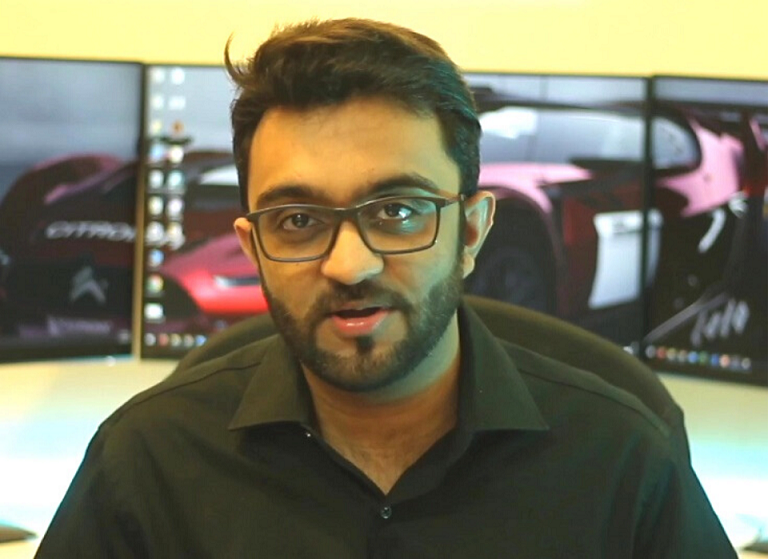
//> input picture Resources/Images/test.png, 768 x 559 px
$ ./OpenCV_learn   (built with g++ and OpenCV 4)
//> lines starting //> are read from the running program, lines starting //| are printed output that depends on the picture
#include <opencv2/core.hpp>
#include <opencv2/highgui.hpp>   // содержит функции для отображения изображений в графическом окне
#include <opencv2/objdetect.hpp>
#include <opencv2/imgproc.hpp>
#include <iostream>

// using namespace std; // пространство имен std (чтобы не писать std::...)
// using namespace cv; // пространство имен cv (чтобы не писать cv::...)

/*
* example1 - процедура, которая содержит простой пример для работы
* с изображениями. Она показывает как открыть изображение и вывести его
* на экран.
*/
// [56 lines left out: function example1, not called in this run]

/*
example2 - процедура, которая содержит пример для изменения изображения.
*/
void example2()
{
	std::string path = "E:/OpenCV_learn/Resources/Images/Test.png";
	cv::Mat img = cv::imread(path);
//> img is the input picture: 559 rows x 768 cols, CV_8UC3; mean B, G, R 94.1, 117.1, 120.5

	// Переменные для хранения измененных изображений
	cv::Mat imgGray, imgBlur, imgGaussian, imgThresh;

	/*
	cvtColor() - функция, которая конвертирует изображение из одного
	цветого пространства в другое (например цветное сделать черно-белым).

	Параметры:
	1 - InputArray src - изображение, которые необходимо конвертировать
	2 - OutputArray dst - изображение, которые будет в себе хранить уже измененное
		исходное изображение.
	3 - int code - число, которе определяет в какое цветовое пространство конвертировать,
		например:
		COLOR_BGR2BGRA - перевести изображение из BGR в BGRA, т.е. добавать альфа канал.
		COLOR_RGB2RGBA - аналогично COLOR_BGR2BGRA, только для RGB.
		COLOR_BGRA2BGR - перевести изображение из BGRA в BGR, т.е. удалить альфа канал.
		COLOR_RGBA2RGB - аналогично COLOR_BGRA2BGR, только для RGB.
		COLOR_RGB2GRAY - перевести изображение из RGB в GRAY, т.е. перекрасить изображение оттенками серого.
		COLOR_BGR2GRAY - аналогично COLOR_RGB2GRAY, только для BGR.
	И другие... (смотри сайт с документацией)
	*/
	cv::cvtColor(img, imgGray, cv::COLOR_BGR2GRAY);
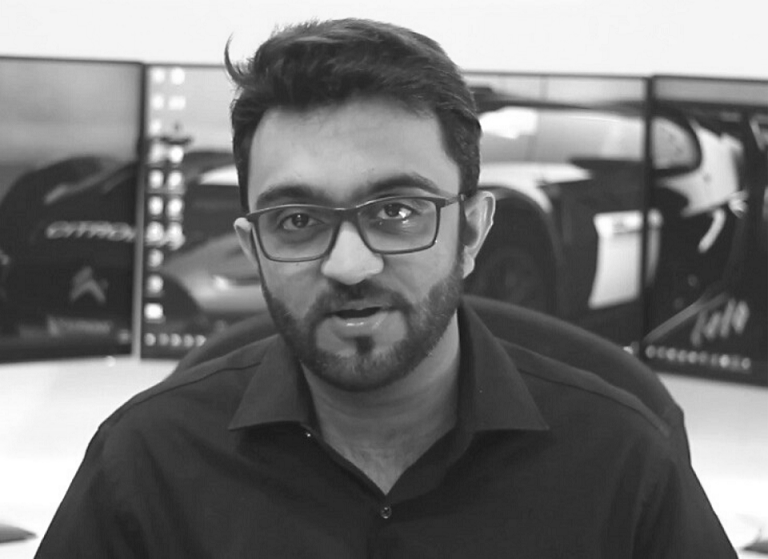
//> imgGray: 559 rows x 768 cols, CV_8UC1; min 22, max 255, mean 115.5

	/*
	Функции для размытия (сглаживания) изображения:

	1 - blur() - усредненное размытие.
	Параметры:
	1. InputArray src - изображение, которе необходимо размыть
	2. OutputArray dst - изображение, которе будет хранить результат размытия
	3. Size ksize - размер ядра по которому будет считаться усреденение
	4. Point anchor - точка привязки ядра, по умолчанию равна (-1, -1) это значит, что
	   точка находится в середине ядра. Т.к. ядро это матрица, то можно указать какой-нибудь
	   элемент матрицы в который будет записывать высчитанное размытие. Если указать (0, 0) или (3, 3)
	   (при условии, что ядро 4х4), то в результате размытие будет смещено в левый верхний или правый нижний угол.
	5. int borderType - режим границы, используемый для экстраполяции пикселей за пределами изображения.
	   (Смотри документацию - BorderTypes)

	2 - GaussianBlur() - взвешенное среднее размытие.
	Параметры:
	1. InputArray src - изображение, которе необходимо размыть
	2. OutputArray dst - изображение, которе будет хранить результат размытия
	3. Size ksize - размер ядра по которому будет считаться взвешенное усреденение. Размер ядро
	   должен состоят из нечетных чисел!!!
	4. int sigmaX, simgaY - отклонение гауссового ядра по оси X и Y. Если sigmaY равно нулю,
	   оно устанавливается равным sigmaX, если оба sigma равны нулю, они вычисляются и
	   ksize.width и ksize.height соответственно
	5. AlgorithmHint hint - флаг для изменения поведения реализации функции. (см. AlgorithmHint)

	3 - И другие... (смотри сайт с документацией)
	*/
	cv::blur(img, imgBlur, cv::Size(4, 4), cv::Point(3, 3));
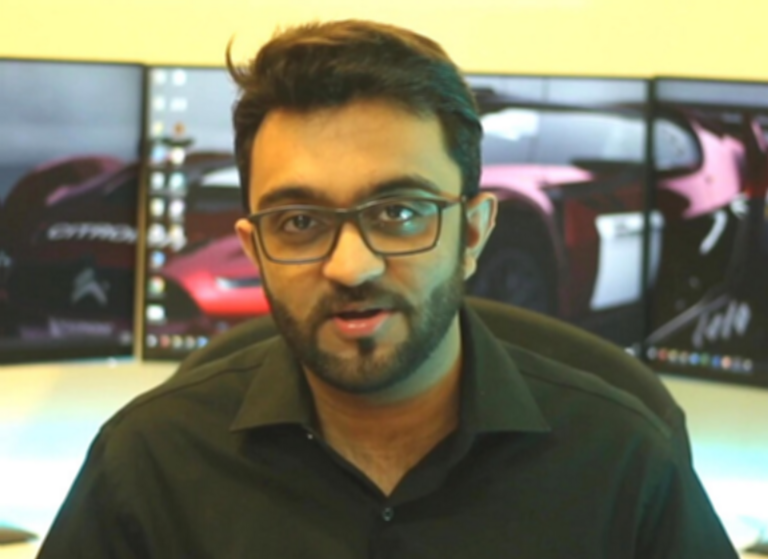
//> imgBlur: 559 rows x 768 cols, CV_8UC3; mean B, G, R 94.6, 117.7, 121.1
	cv::GaussianBlur(imgGray, imgGaussian, cv::Size(7, 7), 5, 0);

	/*
	threshold() - функция для приведения изображения к двум цветам - черному и белому.
	Для этого лучше всего заранее перевести изображение к оттенкам серого (grayscale).

	Параметры:
	1. InputArray src - изображение, которе необходимо размыть
	2. OutputArray dst - изображение, которе будет хранить результат функции
	3. double thresh - пороговое значение. Если значение пикселя меньше порогового значения, то
	   пикселю присваивается 0, иначе 1.
	4. double maxval - определяет значение, которое присваивается пикселям, удовлетворяющим условию порога.
	5. int type - тип порога (см. ThresholdTypes)
	*/
	cv::threshold(imgBlur, imgThresh, 100, 200, cv::THRESH_BINARY);
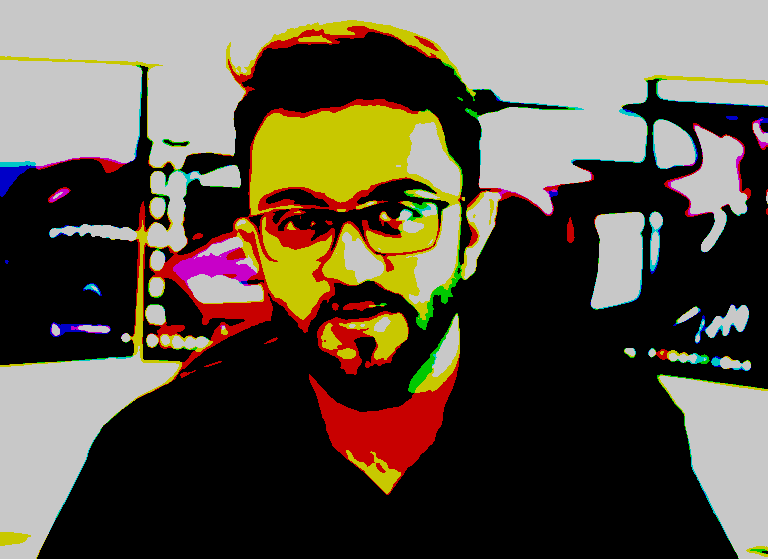
//> imgThresh: 559 rows x 768 cols, CV_8UC3; mean B, G, R 69.6, 83.8, 92.7


	cv::imshow("Grayscale", imgGray);
	cv::imshow("Blur", imgBlur);
	cv::imshow("GaussianBlur", imgGaussian);
	cv::waitKey(0);
}

/*
example3() - процецдура, которая содержит пример для рисования 2D
геометрических фигур на картинка/видео
*/
// [76 lines left out: function example3, not called in this run]

/*
example4 - процедура, которая содержит прмер распознования лиц с веб-камеры
*/
// [94 lines left out: functions example4, main, not called in this run]

// added to run one function of the file
int main() { example2(); }
